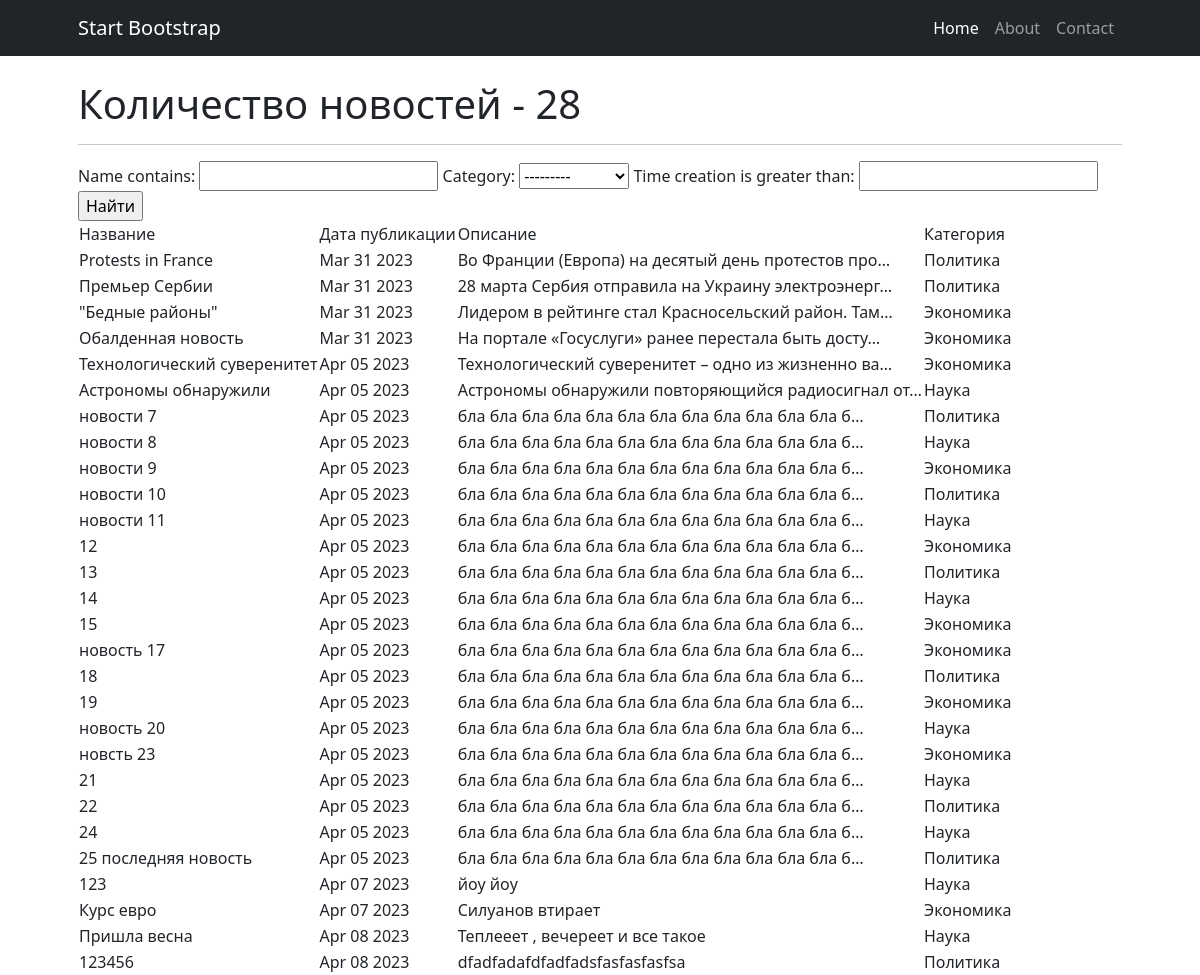
Before: /news/search with the older database file.
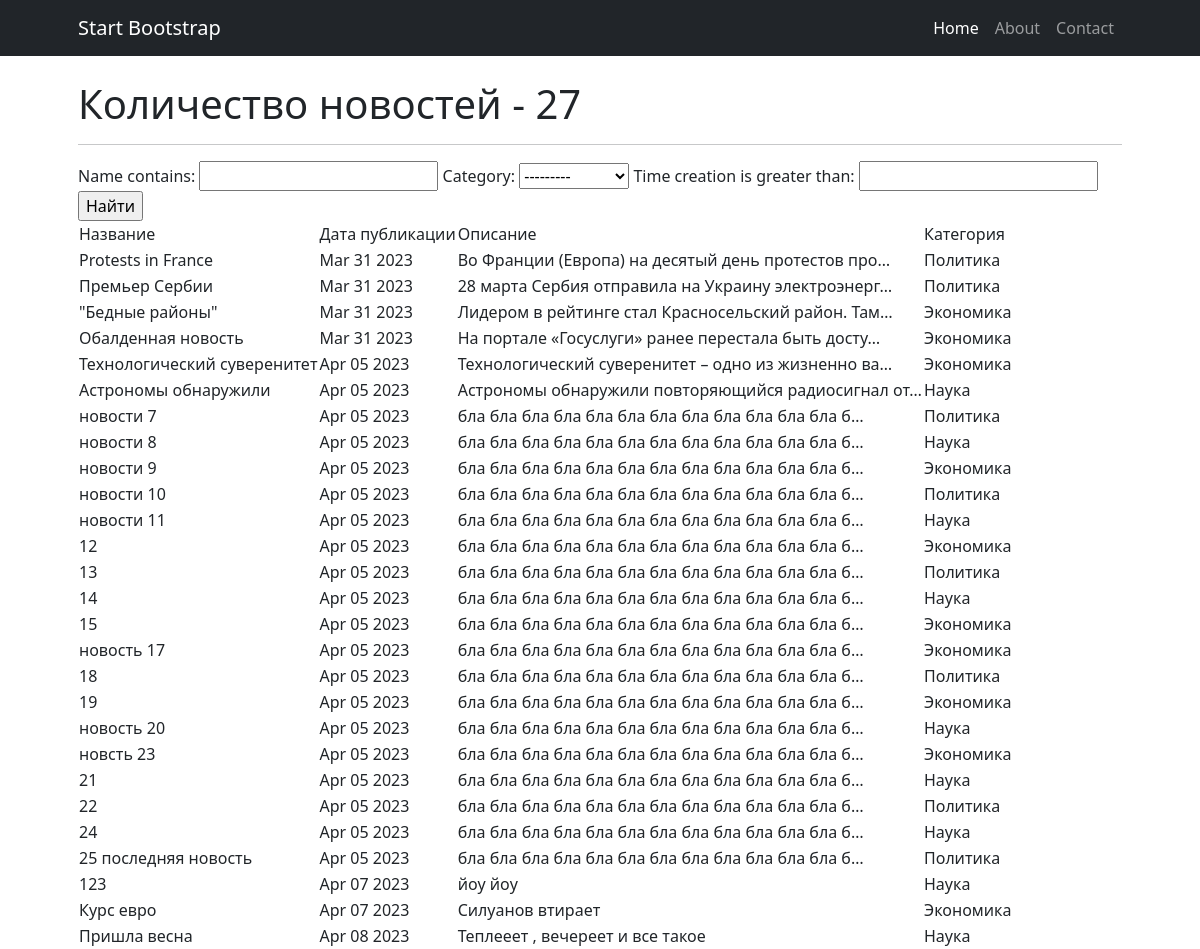
After: the same page with the newer database file.
### news/models.py (models this page shows, shortened)
class News(models.Model):
    name = models.CharField(
        max_length=50,
        unique=True, # названия новостей не должны повторяться
    )
    description = models.TextField()
    category = models.ForeignKey(
        to='Category',
        on_delete=models.CASCADE,
        related_name='news', # все новости в категории будут доступны через поле news
    )
    time_creation = models.DateTimeField(auto_now_add = True)

class Category(models.Model):
    name = models.CharField(max_length=100, unique=True)  # названия категорий тоже не должны повторяться
    def __str__(self):
        return f'{self.name.title()}'

### news/views.py (the view)
# urls.py: path('search', NewsSearch.as_view()),
class NewsSearch(ListView):
    model = News  # указываем модель, объекты которой мы будем выводить
    template_name = 'search.html'  # указываем имя шаблона, в котором будет лежать HTML, в нём будут все инструкции о том, как именно пользователю должны вывестись наши объекты
    context_object_name = 'news'  # это имя списка, в котором будут лежать все объекты
    queryset = News.objects.order_by('id')
    def get_context_data(self, **kwargs):
        context = super().get_context_data(**kwargs)
        context['filter'] = NewsFilter(self.request.GET, queryset=self.get_queryset())
        return context

### templatetags/custom_filters.py (called while the page is built)
@register.filter(name='filter_message')
def filter_message(message: str):
    variants = ['мудаков', 'твари', 'козлы', 'лошара', 'ублюдок', 'дичь'] # непристойные выражения
    ln = len(variants)
    filtred_message = ''
    string = ''
    string2 = ''
    pattern = ' ' # чем заменять непристойные выражения
    for i in message:
        string += i
        string2 = string.lower()
        flag = 0
        for j in variants:
            if not string2 in j:
                flag += 1
            if string2 == j:
                filtred_message += pattern
                flag -= 1
                string = ''
        if flag == ln:
            filtred_message += string
            string = ''
    if string2 != '' and string2 not in variants:
        filtred_message += string
    elif string2 != '':
        filtred_message += pattern
    return filtred_message

### templates/search.html (shortened to what this page needs)
{% extends 'flatpages/default.html' %}
{% load custom_filters %}
{% block content %}
    <h1>Количество новостей - {{ news|length }}</h1>
    <hr>
    <form method="GET">
        {{ filter.form }}
        <input type="submit" value="Найти">
    </form>
    {% if news %}
        <table>
            <tr>
                <td>
                    Название
                </td>
                <td>
                    Дата публикации
                </td>
                <td>
                    Описание
                </td>
                <td>
                    Категория
                </td>
            </tr>
        {% for new in filter.qs %}
            <tr>
                <td>
                    {{ new.name|filter_message }}
                </td>
                <td>
                    {{ new.time_creation|date:'M d Y'}}
                </td>
                <td>
                    {{ new.description|truncatechars:50|filter_message}}
                </td>
                <td>
                    {{ new.category.name }}
                </td>
            </tr>
        {% endfor %}
        </table>
    {% else %}
        <h2> Новостей нет!</h2>
    {% endif %}
{% endblock content %}

Changed rows visible on the page:
removed News: name|filter_message "123456", time_creation "Apr 08 2023", description|filter_message "dfadfadafdfadfadsfasfasfasfsa", category.name "Политика"
Other visible differences:
{{ news|length }}: "28" → "27"
